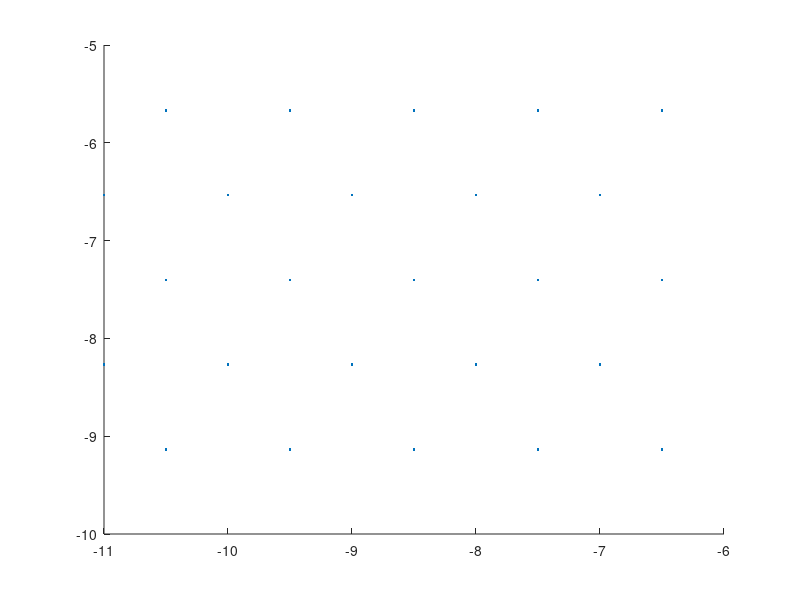
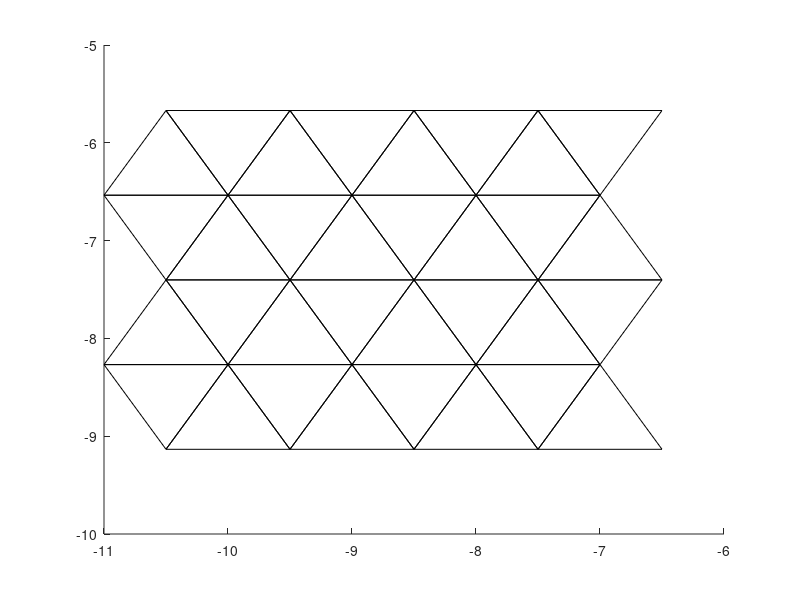

These figures' MATLAB source, in order:
% We create a triangular lattice and then draw the lattice

%% Create the lattice
num=5;
iVal=num;
jVal=num;
a=1;
x0=-12;
y0=-10;
CoordMat=zeros(iVal,jVal,2);
for i=1:1:iVal
    for j=1:1:jVal
        if rem(j,2)==0
            CoordMat(i,j,1)=x0+i*a;
        elseif rem(j,2)==1
            CoordMat(i,j,1)=x0+i*a+a/2;
        end
        CoordMat(i,j,2)=y0+sqrt(3)/2*a*j;
    end
end
figure();
scatter(reshape(CoordMat(:,:,1),[num^2,1]),reshape(CoordMat(:,:,2),[num^2,1]),'.');
a_=CoordMat(uint8(num/2),uint8(num/2),1); b_=CoordMat(uint8(num/2),uint8(num/2),2); R_=3; %Parameters of circle

X_vertices=reshape(CoordMat(:,:,1),[num^2,1]);
Y_vertices=reshape(CoordMat(:,:,2),[num^2,1]);


%% Draw Lattice
figure
hold on

for i=1:1:iVal-1
    for j = 1:1:jVal-1
        
        if rem(j,2)==1
            % Triangle 1 is formed by (i,j) and (i+1,j) and (i,j+1)
            %Find final size of the triangle
            A1=CoordMat(i,j,1); A2=CoordMat(i,j,2);
            B1=CoordMat(i,j+1,1); B2=CoordMat(i,j+1,2);
            C1=CoordMat(i+1,j+1,1); C2=CoordMat(i+1,j+1,2);
            plot([A1,B1,C1,A1],[A2,B2,C2,A2],'k')
            
            A1=CoordMat(i,j,1); A2=CoordMat(i,j,2);
            B1=CoordMat(i+1,j,1); B2=CoordMat(i+1,j,2);
            C1=CoordMat(i+1,j+1,1); C2=CoordMat(i+1,j+1,2);
            plot([A1,B1,C1,A1],[A2,B2,C2,A2],'k')
        else
            % Triangle 1 is formed by (i,j) and (i+1,j) and (i,j+1)
            %Find final size of the triangle
            A1=CoordMat(i,j,1); A2=CoordMat(i,j,2);
            B1=CoordMat(i,j+1,1); B2=CoordMat(i,j+1,2);
            C1=CoordMat(i+1,j,1); C2=CoordMat(i+1,j,2);
            plot([A1,B1,C1,A1],[A2,B2,C2,A2],'k')
            
            A1=CoordMat(i+1,j+1,1); A2=CoordMat(i+1,j+1,2);
            B1=CoordMat(i,j+1,1); B2=CoordMat(i,j+1,2);
            C1=CoordMat(i+1,j,1); C2=CoordMat(i+1,j,2);
            plot([A1,B1,C1,A1],[A2,B2,C2,A2],'k')
           
        end
    end
end
